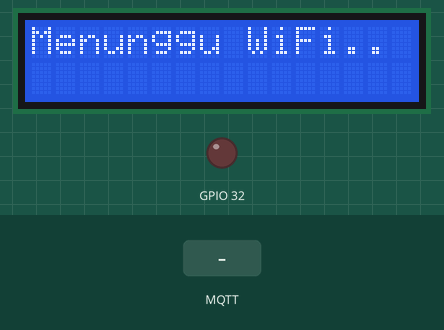
Bench run of a sketch on a simulated ESP32. Shown: 16×2 character LCD, output pins drawn as LEDs (lit = HIGH). The test bench sets the inputs (shaded band). WiFi joins after 1.5 s; servers stay silent unless stated; no MQTT or app messages arrive unless stated.

Above: at 1.1 s.
At 3.3 s:
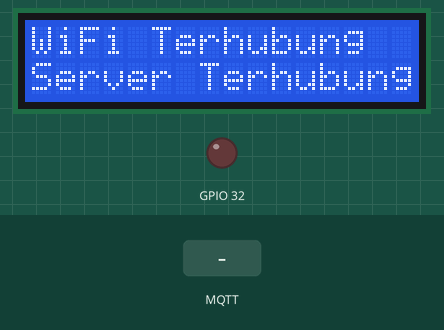
3.4 s: MQTT message "1" arrives on the first subscribed topic
At 4.4 s:
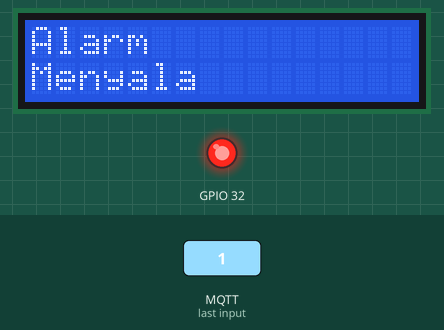
Timing chart, 0 to 6.4 s (numbered marks = the images above; inputs shaded):
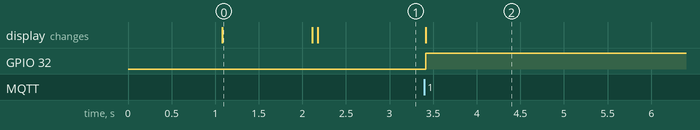

The sketch:

sketch.ino
```cpp
#include <WiFi.h>
#include <LiquidCrystal_I2C.h>
#include <MQTT.h>

LiquidCrystal_I2C lcd(0x27, 16, 2);
WiFiClient net;
MQTTClient client;

const char ssid[] = "Wokwi-GUEST";
const char pass[] = "";

void connect(){
  lcd.clear();
  lcd.setCursor(0,0);
  lcd.print("Menunggu WiFi");
  while(WiFi.status() != WL_CONNECTED){
    lcd.print(".");
    delay(1000);
  }
  lcd.clear();
  lcd.setCursor(0,0);
  lcd.print("WiFi Terhubung");

  lcd.setCursor(0,1);
  lcd.print("Menunggu Server");
  while(!client.connect("clientid_subscriber")){
    lcd.print(".");
    delay(1000);
  }
  lcd.setCursor(0,1);
  lcd.print("Server Terhubung");

  client.subscribe("nusabot/panic-button");
}

void subscribe(String &topic, String &data){
  lcd.clear();
  lcd.setCursor(0,0);
  lcd.print("Alarm");
  lcd.setCursor(0,1);
  lcd.print("Menyala");

  digitalWrite(32, 1);
}

void setup() {
  pinMode(32, OUTPUT);
  lcd.init();
  lcd.backlight();

  WiFi.begin(ssid, pass);
  client.begin("broker.emqx.io", net);
  client.onMessage(subscribe);

  connect();
}

void loop() {
  client.loop();

  if(!client.connected()){
    connect();
  }
}
```

Measured:
- after the input at 3.4 s, GPIO 32: LOW → HIGH at once; the display: changes at once (image 2)
- what the display in image 0 shows lasts 1.0 s, from 1.1 s to 2.1 s
